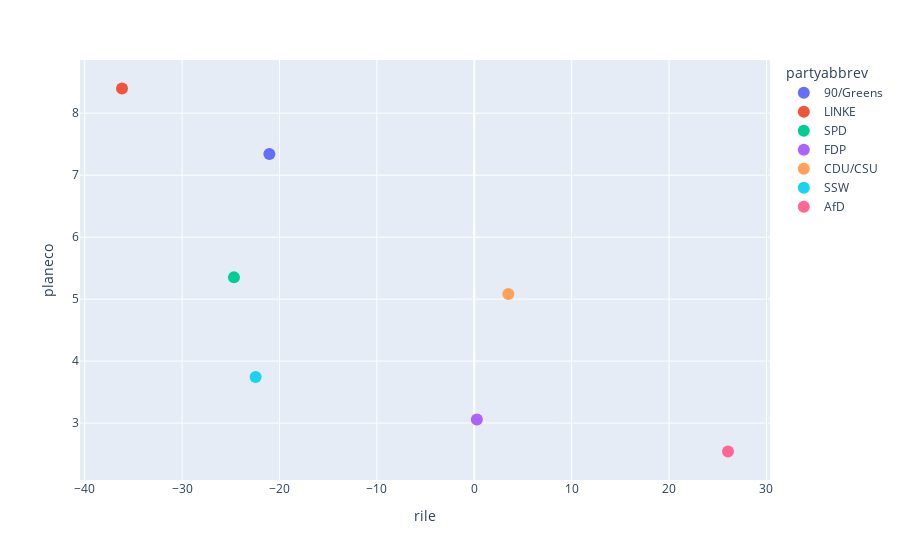

The cell this chart's notebook holds for it:
### Code cell
fig = px.scatter(date_df,
    x='rile',
    y='planeco',
    color='partyabbrev'
    )
fig.update_traces(marker=dict(size=12))

### Figure 1 — Plotly figure (JSON) as saved in the notebook; plotly's stock layout.template omitted (floating-point values rounded to 4 significant figures)
{"data": [{"hovertemplate": "partyabbrev=90/Greens<br>rile=%{x}<br>planeco=%{y}<extra></extra>", "legendgroup": "90/Greens", "marker": {"color": "#636efa", "size": 12, "symbol": "circle"}, "mode": "markers", "name": "90/Greens", "orientation": "v", "showlegend": true, "type": "scatter", "x": [-21.04], "xaxis": "x", "y": [7.342], "yaxis": "y"}, {"hovertemplate": "partyabbrev=LINKE<br>rile=%{x}<br>planeco=%{y}<extra></extra>", "legendgroup": "LINKE", "marker": {"color": "#EF553B", "size": 12, "symbol": "circle"}, "mode": "markers", "name": "LINKE", "orientation": "v", "showlegend": true, "type": "scatter", "x": [-36.17], "xaxis": "x", "y": [8.399], "yaxis": "y"}, {"hovertemplate": "partyabbrev=SPD<br>rile=%{x}<br>planeco=%{y}<extra></extra>", "legendgroup": "SPD", "marker": {"color": "#00cc96", "size": 12, "symbol": "circle"}, "mode": "markers", "name": "SPD", "orientation": "v", "showlegend": true, "type": "scatter", "x": [-24.67], "xaxis": "x", "y": [5.351], "yaxis": "y"}, {"hovertemplate": "partyabbrev=FDP<br>rile=%{x}<br>planeco=%{y}<extra></extra>", "legendgroup": "FDP", "marker": {"color": "#ab63fa", "size": 12, "symbol": "circle"}, "mode": "markers", "name": "FDP", "orientation": "v", "showlegend": true, "type": "scatter", "x": [0.266], "xaxis": "x", "y": [3.057], "yaxis": "y"}, {"hovertemplate": "partyabbrev=CDU/CSU<br>rile=%{x}<br>planeco=%{y}<extra></extra>", "legendgroup": "CDU/CSU", "marker": {"color": "#FFA15A", "size": 12, "symbol": "circle"}, "mode": "markers", "name": "CDU/CSU", "orientation": "v", "showlegend": true, "type": "scatter", "x": [3.495], "xaxis": "x", "y": [5.081], "yaxis": "y"}, {"hovertemplate": "partyabbrev=SSW<br>rile=%{x}<br>planeco=%{y}<extra></extra>", "legendgroup": "SSW", "marker": {"color": "#19d3f3", "size": 12, "symbol": "circle"}, "mode": "markers", "name": "SSW", "orientation": "v", "showlegend": true, "type": "scatter", "x": [-22.45], "xaxis": "x", "y": [3.742], "yaxis": "y"}, {"hovertemplate": "partyabbrev=AfD<br>rile=%{x}<br>planeco=%{y}<extra></extra>", "legendgroup": "AfD", "marker": {"color": "#FF6692", "size": 12, "symbol": "circle"}, "mode": "markers", "name": "AfD", "orientation": "v", "showlegend": true, "type": "scatter", "x": [26.05], "xaxis": "x", "y": [2.541], "yaxis": "y"}], "layout": {"legend": {"title": {"text": "partyabbrev"}, "tracegroupgap": 0}, "margin": {"t": 60}, "xaxis": {"anchor": "y", "domain": [0, 1], "title": {"text": "rile"}}, "yaxis": {"anchor": "x", "domain": [0, 1], "title": {"text": "planeco"}}}}
